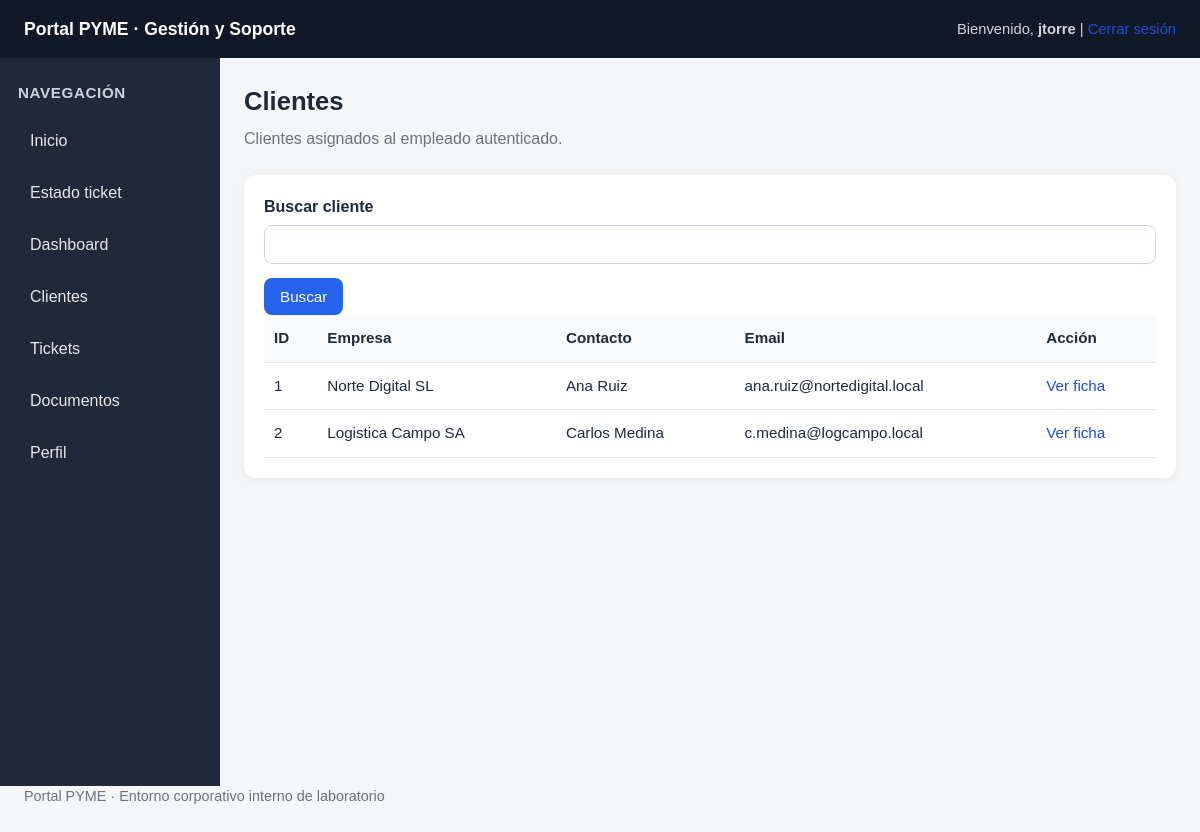
Page /clientes.php (signed in) on the committed database.
### tables this page shows
CREATE TABLE clientes (
    id INT AUTO_INCREMENT PRIMARY KEY,
    empresa VARCHAR(120) NOT NULL,
    nombre VARCHAR(120) NOT NULL,
    email VARCHAR(120) NOT NULL,
    telefono VARCHAR(40) NOT NULL,
    owner_id INT NOT NULL,
    notas TEXT,
    FOREIGN KEY (owner_id) REFERENCES empleados(id)
);

### clientes.php (the view, shortened to what this page needs)
<?php
include 'config/db.php';
include 'includes/header.php';
include 'includes/sidebar.php';
$empleado_id = $_SESSION['empleado_id'];
$q = $_GET['q'] ?? '';
if ($q !== '') {
    $query = "SELECT * FROM clientes WHERE nombre LIKE '%$q%' OR empresa LIKE '%$q%'";
} else {
    $query = "SELECT * FROM clientes WHERE owner_id = $empleado_id ORDER BY id ASC";
}
$result = $conn->query($query);
?>
<section class="page-header">
    <h2>Clientes</h2>
    <p>Clientes asignados al empleado autenticado.</p>
</section>
<div class="card">
    <form method="GET">
        <label for="q">Buscar cliente</label>
        <input type="text" id="q" name="q" value="<?php echo htmlspecialchars($q); ?>">
        <input type="submit" value="Buscar">
    </form>
    <div class="table-wrapper">
        <table>
            <tr><th>ID</th><th>Empresa</th><th>Contacto</th><th>Email</th><th>Acción</th></tr>
            <?php while ($row = $result->fetch_assoc()): ?>
                <tr>
                    <td><?php echo $row['id']; ?></td>
                    <td><?php echo htmlspecialchars($row['empresa']); ?></td>
                    <td><?php echo htmlspecialchars($row['nombre']); ?></td>
                    <td><?php echo htmlspecialchars($row['email']); ?></td>
                    <td><a href="/cliente_detalle.php?id=<?php echo $row['id']; ?>">Ver ficha</a></td>
                </tr>
            <?php endwhile; ?>
        </table>
    </div>
</div>
<?php include 'includes/footer.php'; ?>

### assets/css/style.css (style rules this page uses)
* { box-sizing: border-box; margin: 0; padding: 0; }
html, body { font-family: Arial, Helvetica, sans-serif; background: #f4f6f8; color: #1f2937; line-height: 1.5; }
body { min-width: 0; }
a { text-decoration: none; color: #1d4ed8; }
.page-header { margin-bottom: 24px; }
.page-header h2 { font-size: 1.6rem; margin-bottom: 6px; }
.page-header p { color: #6b7280; }
.card { background: white; border-radius: 12px; padding: 20px; margin-bottom: 20px; box-shadow: 0 2px 10px rgba(0,0,0,0.06); overflow-x: auto; }
form { width: 100%; }
form label { display: block; margin-bottom: 6px; font-weight: 600; }
input[type="text"], input[type="password"], input[type="email"], textarea, select { width: 100%; max-width: 100%; padding: 10px 12px; border: 1px solid #cbd5e1; border-radius: 8px; margin-bottom: 14px; background: white; font-size: 0.95rem; }
button, input[type="submit"] { background: #2563eb; color: white; border: none; padding: 10px 16px; border-radius: 8px; cursor: pointer; font-size: 0.95rem; }
.table-wrapper { width: 100%; overflow-x: auto; }
table { width: 100%; min-width: 700px; border-collapse: collapse; background: white; }
table th, table td { padding: 12px 10px; border-bottom: 1px solid #e5e7eb; text-align: left; vertical-align: top; }
table th { background: #f9fafb; font-size: 0.95rem; white-space: nowrap; }
table td { font-size: 0.95rem; }

### rows in the picture
clientes: id "1", empresa "Norte Digital SL", nombre "Ana Ruiz", email "ana.ruiz@nortedigital.local"
clientes: id "2", empresa "Logistica Campo SA", nombre "Carlos Medina", email "c.medina@logcampo.local"

### other values in the picture
$_SESSION['username'] "jtorre"
